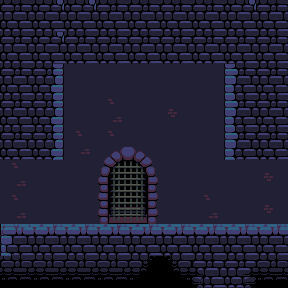

A level layout from a 2D game, rendered from its tile map. Below: a short description, then the map file with tile-grid data replaced by summaries:
An orthogonal 9x9 tile map with 32x32 px tiles, 3 tile layers (Background, Foreground, Sensor), 2 tilesets.

<map version="1.0" orientation="orthogonal" renderorder="right-down" width="9" height="9" tilewidth="32" tileheight="32" nextobjectid="1">
 <tileset firstgid="1" name="oppcastle-mod-tiles" tilewidth="32" tileheight="32">
  <image source="oppcastle-mod-tiles.png" width="480" height="352" />
 </tileset>
 <tileset firstgid="166" name="oppcastle-tiles_0" tilewidth="32" tileheight="32">
  <image source="oppcastle-tiles_0.png" width="416" height="352" />
 </tileset>
 <layer name="Background" width="9" height="9">
  <data>[81 cells, 81 non-empty, 9 distinct tile ids]</data>
 </layer>
 <layer name="Foreground" width="9" height="9">
  <data>[81 cells, 48 non-empty, 11 distinct tile ids]</data>
 </layer>
 <layer name="Sensor" width="9" height="9">
  <data>[81 cells, 4 non-empty, 2 distinct tile ids]</data>
 </layer>
</map>
